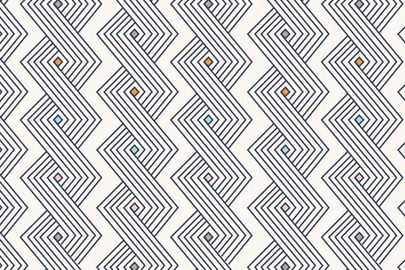
#> input picture Report/examples/test2.jpg, 405 x 270 px, found by its file name
$ python glcm-features-extract2.py   (older library calls are emulated)
#> lines starting #> are read from the running program, lines starting #| are printed output that depends on the picture; long printed decimals are rounded
import cv2 as cv
import numpy as np
import math as m

img=cv.imread('test2.jpg', cv.IMREAD_GRAYSCALE)
#> img: shape (270, 405); min 23, max 255, mean 201.7


#Creating Grayscale level co-occurrence matrix
col = img.shape[0]
#> col = 270
row = img.shape[1]
#> row = 405
intglcm = np.zeros((256, 256),dtype=np.uint32)
glcm = np.zeros((256, 256),dtype=np.float32)
for i in range(0,col-1,1):
    for j in range(0,row-2,1):
        intglcm[img[i][j]][img[i][j+1]]+=1
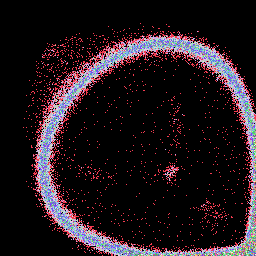
#> intglcm: shape (256, 256) uint32; 200 distinct labels, from 0 to 5080; one colour per label, 0 black

intglcm = np.transpose(intglcm)+intglcm;
sum = 0
for i in range(0,255):
    for j in range(0,255):
        sum += intglcm[i][j]
#> after the loop, sum = 186024

for i in range(0,256):
    for j in range(0,256):
        glcm[i][j] = intglcm[i][j]/sum


#Some features extracted from the GLCM
energy = 0
homogeneity = 0
contrast = 0
entropy = 0
for i in range(0, 256):
    for j in range(0, 256):
        energy += np.float(glcm[i][j]*glcm[i][j])
        homogeneity += np.float(glcm[i][j]/(1+abs(i-j)))
        contrast += float((i-j)*(i-j))*glcm[i][j]
        if (glcm[i][j] != 0):
            entropy -= float(glcm[i][j]*m.log(glcm[i][j],10))
#> after the loop, contrast = 6777.6; energy = 0.00576; entropy = 3.79; homogeneity = 0.207


print("energy: "+str(energy))
#| energy: 0.005756
print("homogeneity: "+str(homogeneity))
#| homogeneity: 0.2074
print("contrast: "+str(contrast))
#| contrast: 6777.582
print("entropy: "+str(entropy))
#| entropy: 3.791

$ run again, with Report/examples/test3.jpg copied over Report/examples/test2.jpg
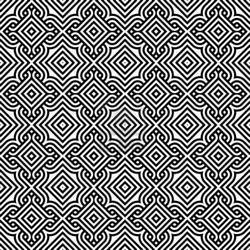
#> input picture Report/examples/test3.jpg, 250 x 250 px, found by its file name
#> img is the input picture: shape (250, 250); min 0, max 255, mean 122.6
#> after the loop `for i in range(0,col-1,1):`:
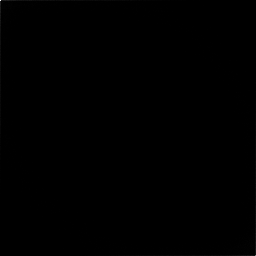
#> intglcm: shape (256, 256) uint32; min 0, max 931, mean 0.9; drawn with min black and max white
#| energy: 0.0009306
#| homogeneity: 0.0838
#| contrast: 11251.636
#| entropy: 4.708
